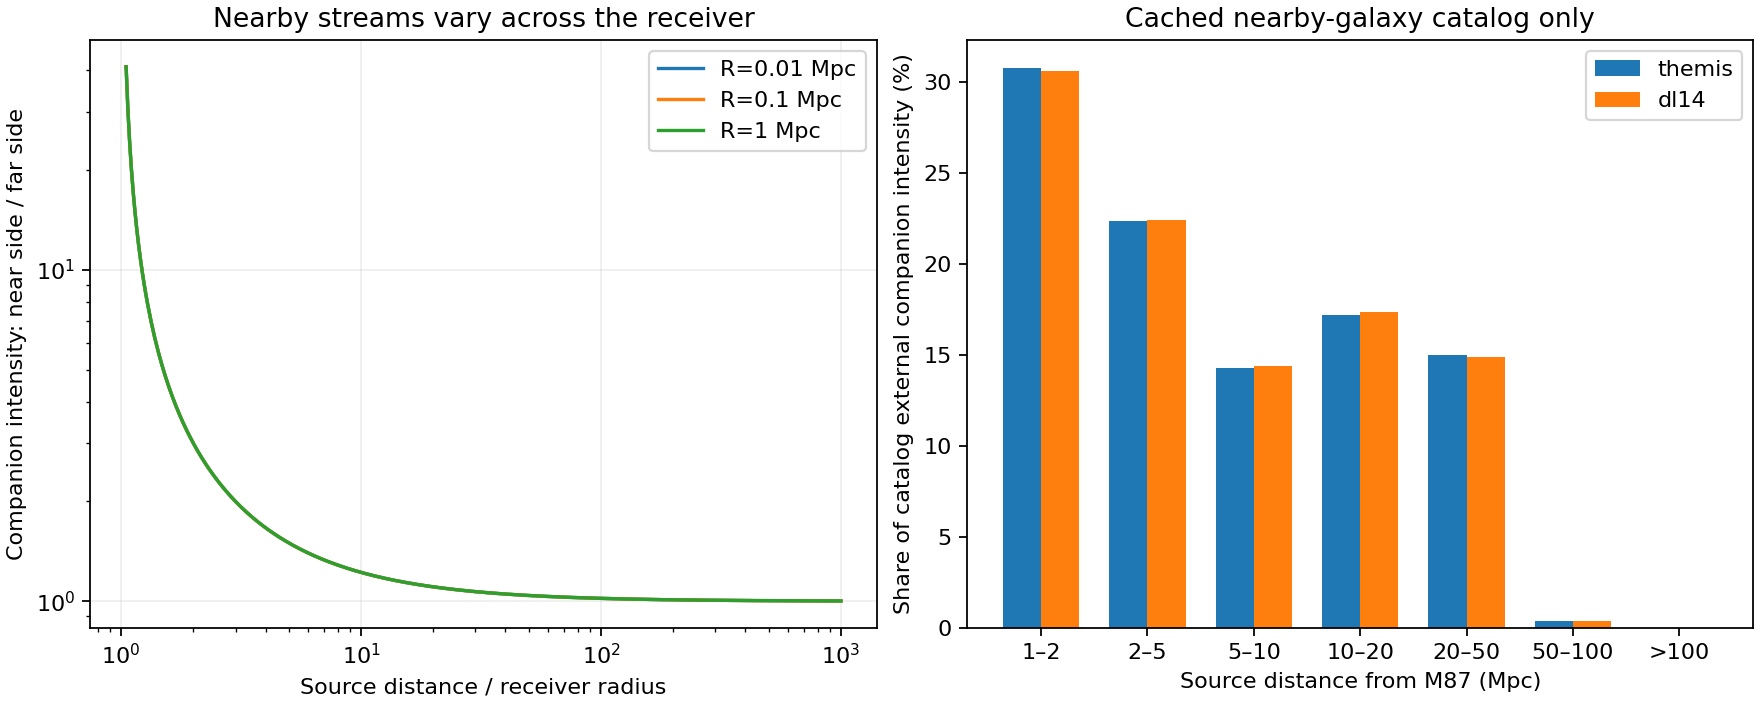

Python code for this plot:
"""Near/far companion streams: geometry, cached catalog, and finite supply shells."""
import json,hashlib,ast
from pathlib import Path
import numpy as np
P=Path(__file__).resolve().parent;ROOT=P.parents[2]
alpha=.0002488993286382367
pilot=json.loads((P.parent/'cluster-catalog-pilot/results.json').read_text())
source=P.parent/'cluster-catalog-pilot/run.py';tree=ast.parse(source.read_text())
exec(compile(ast.Module(body=[n for n in tree.body if isinstance(n,ast.FunctionDef) and n.name=='read'],type_ignores=[]),str(source),'exec'))
def frac(d):return -np.expm1(-alpha*np.asarray(d))
def incident(d):return frac(d)/np.asarray(d)**2
geometry=[]
for R in [.01,.1,1.]:
    for q in [1.1,2,5,10,20,100,1000,10000]:
        D=q*R
        geometry.append(dict(receiver_radius_Mpc=R,source_distance_Mpc=D,D_over_R=q,converted_fraction=float(frac(D)),near_far_incident_ratio=float(incident(D-R)/incident(D+R)),angular_half_width_degrees=float(np.degrees(np.arcsin(R/D)))))
catalogs=[]
for run in pilot['runs']:
    file=ROOT/f"companion_causal_test/data/{run['model']}.dat"
    assert hashlib.sha256(file.read_bytes()).hexdigest()==run['input_sha256']
    sources,_=read(file);center=next(v for v in sources if v['name']=='NGC4486')['xyz']
    rows=[]
    for v in sources:
        vec=v['xyz']-center;D=float(np.linalg.norm(vec))
        if D<=1:continue
        direction=vec/D;flux=v['lum']*incident(D)/(4*np.pi)
        old=next(z for z in run['sources'] if z['name']==v['name'])
        rows.append(dict(name=v['name'],distance_Mpc=D,direction=direction.tolist(),converted_fraction=float(frac(D)),incident_companion_flux_Lsun_Mpc2=float(flux),prior_absorbed_power_Lsun=old['deposited_power_Lsun']))
    total=sum(r['incident_companion_flux_Lsun_Mpc2'] for r in rows);power=sum(r['prior_absorbed_power_Lsun'] for r in rows)
    weights=np.array([v['incident_companion_flux_Lsun_Mpc2']/total for v in rows]);dirs=np.array([v['direction'] for v in rows]);vector=np.sum(weights[:,None]*dirs,axis=0);tensor=np.einsum('i,ij,ik->jk',weights,dirs,dirs)
    bins=[]
    for lo,hi in [(1,2),(2,5),(5,10),(10,20),(20,50),(50,100),(100,1e9)]:
        group=[r for r in rows if lo<r['distance_Mpc']<=hi]
        bins.append(dict(lower_Mpc=lo,upper_Mpc=hi if hi<1e9 else None,n=len(group),incident_share=sum(r['incident_companion_flux_Lsun_Mpc2'] for r in group)/total,prior_absorbed_share=sum(r['prior_absorbed_power_Lsun'] for r in group)/power))
    ordered=sorted(rows,key=lambda r:r['incident_companion_flux_Lsun_Mpc2'],reverse=True)
    catalogs.append(dict(model=run['model'],external_sources=len(rows),incident_total_Lsun_Mpc2=total,prior_absorbed_total_Lsun=power,net_direction_fraction=float(np.linalg.norm(vector)),angular_second_moment_eigenvalues=np.linalg.eigvalsh(tensor).tolist(),top10_incident_share=sum(r['incident_companion_flux_Lsun_Mpc2'] for r in ordered[:10])/total,bins=bins,top_sources=ordered[:20],maximum_catalog_distance_Mpc=max(r['distance_Mpc'] for r in rows)))
# Homogeneous hypothetical emissivity shell integral, per unit luminosity density.
# Exact integral of conversion fraction from zero to D, no fixed universe cutoff.
shells=[]
for D in [1,10,100,1000,3000,10000]:
    integral=D+np.expm1(-alpha*D)/alpha
    shells.append(dict(Dmax_Mpc=D,integrated_incident_per_emissivity_Mpc=float(integral),converted_fraction_at_edge=float(frac(D))))
assert all(abs(sum(b['incident_share'] for b in c['bins'])-1)<1e-12 for c in catalogs)
assert all(abs(sum(c['angular_second_moment_eigenvalues'])-1)<1e-12 for c in catalogs)
opposite=np.array([[1.,0,0],[-1.,0,0]])
assert np.linalg.norm(opposite.sum(axis=0))==0 and np.linalg.norm(opposite,axis=1).sum()==2
focus=[]
for v in json.loads((P/'third-retention-optics-results.json').read_text())['rows']:
    if v['model']!='attenuated_Chabrier':continue
    bend=v['lens_catalog_arcsec']/v['geometry']['Dls_over_Ds']
    focus.append(dict(Name=v['Name'],required_total_bend_arcsec=bend,required_total_bend_radians=bend/206264.80624709636))
out=dict(alpha_per_Mpc=alpha,scope='Source-flow diagnostic; no measured historical supply or predicted halo',geometry=geometry,catalogs=catalogs,homogeneous_shells=shells,lightlike_deflection_scale=focus,input_sha256={str(file.relative_to(ROOT)):hashlib.sha256(file.read_bytes()).hexdigest() for file in [source,P.parent/'cluster-catalog-pilot/results.json']})
(P/'companion-streams-results.json').write_text(json.dumps(out,indent=2,allow_nan=False)+'\n')
import matplotlib
matplotlib.use('Agg')
import matplotlib.pyplot as plt
fig,ax=plt.subplots(1,2,figsize=(11,4.4),layout='constrained')
q=np.geomspace(1.05,1000,400)
for R in [.01,.1,1]:ax[0].loglog(q,incident((q-1)*R)/incident((q+1)*R),label=f'R={R:g} Mpc')
ax[0].set(xlabel='Source distance / receiver radius',ylabel='Companion intensity: near side / far side',title='Nearby streams vary across the receiver');ax[0].legend();ax[0].grid(alpha=.2)
labels=['1–2','2–5','5–10','10–20','20–50','50–100','>100']
for j,c in enumerate(catalogs):ax[1].bar(np.arange(7)+(j-.5)*.36,[100*b['incident_share'] for b in c['bins']],width=.36,label=c['model'])
ax[1].set(xticks=np.arange(7),xticklabels=labels,xlabel='Source distance from M87 (Mpc)',ylabel='Share of catalog external companion intensity (%)',title='Cached nearby-galaxy catalog only');ax[1].legend()
fig.savefig(P/'companion-streams.png',dpi=160);plt.close(fig)
for c in catalogs:print(json.dumps({k:v for k,v in c.items() if k not in ['top_sources']},indent=2))
